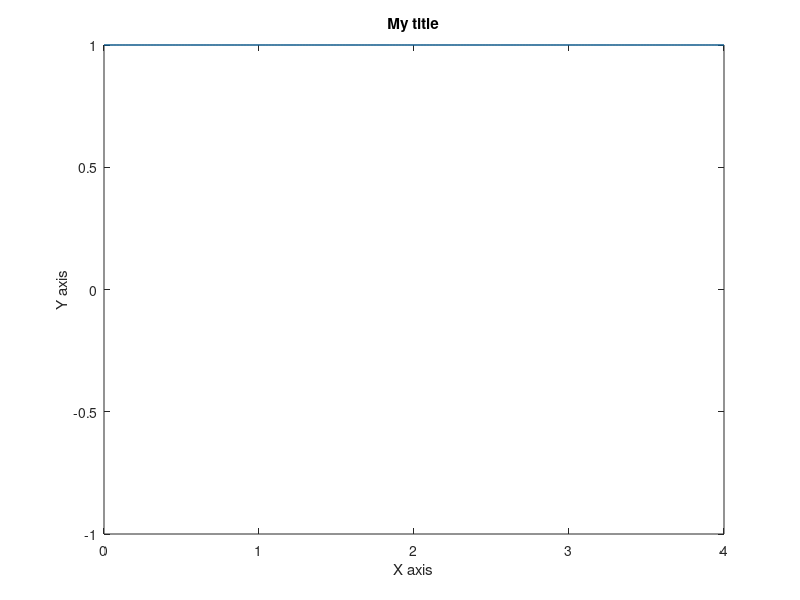

This chart was generated by the following MATLAB code: (Note: this script raises an error after producing the figure.)

% Solve the 1-D wave equation subject to
% a*u + b*(du/dx) = c on the right
% moving boundary condition on left
% -------------------------------------------

clear all
close all
clc

nFrames = 500;                % number of frames in the movie

c = 1;                        % set physical parameters
deltaT = 0.02;
deltaX = 0.02;
lamb = (c*deltaT/deltaX)^2;
alpha = 0;
beta = 1;
gamma = 0;

xRight = 4;                   % calculate x node locations
x = 0:deltaX:xRight;
n = length(x);


uInit = ones(1,n);            % set values for uInit, uCur and uFut
uCur  = uInit;
uFut  = uCur;

plot(x,uInit), xlabel('X axis'), ylabel('Y axis'),
               title('My title'), axis([0 xRight -1 1])
drawnow

[h,hx]=depth1D(x);

                             % set left spatial boundary value
                             
uCur(1) = leftBoundary(1, deltaT);
for i = 2 : n                 % calculate the first time-step
    
    if i == n
        if beta == 0
            uCur(n) = gamma/alpha;
        else
            phantom = rightBoundary(i, alpha, beta, gamma, deltaX, uInit);
            uCur(i) = ( lamb*hx(i)*(deltaX/2)*(-uInit(i-1)+phantom) + lamb*h(i)*(uInit(i-1)-2*uInit(i)+phantom) +2*uInit(i))/2;
        end
    else
        uCur(i) = ( lamb*hx(i)*(deltaX/2)*(-uInit(i-1)+uInit(i+1)) + lamb*h(i)*(uInit(i-1)-2*uInit(i)+uInit(i+1)) +2*uInit(i))/2;
    end
end

plot(x,uCur), xlabel('X axis'), ylabel('Y axis'),
              title('Variable Depth'), axis([0 xRight -1 2])
drawnow




                               % and the rest of the time steps...
for k = 2 : nFrames
      uFut(1) = leftBoundary(k, deltaT);
      for i = 2 : n
         
          if i == n
              if beta == 0
                  uFut(n) = gamma/alpha;
              else
                  phantom = rightBoundary(i, alpha, beta, gamma, deltaX, uCur);
                  uFut(i) = ( lamb*hx(i)*(deltaX/2)*(-uCur(i-1)+phantom) + lamb*h(i)*(uCur(i-1)-2*uCur(i)+phantom) +2*uCur(i) - uInit(i));
              end
          else
              uFut(i) = ( lamb*hx(i)*(deltaX/2)*(-uCur(i-1)+uCur(i+1)) + lamb*h(i)*(uCur(i-1)-2*uCur(i)+uCur(i+1)) +2*uCur(i) - uInit(i));
          end
      end
      plot(x,uFut), xlabel('X axis'), ylabel('Y axis'),
                    title('Variable Depth'), axis([0 xRight -1 2])
      drawnow

      uInit = uCur;            % update u values
      uCur  = uFut;
end

